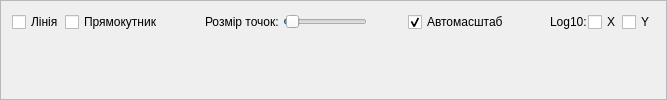
     <widget class="QFrame" name="frame">
      <property name="frameShape">
       <enum>QFrame::StyledPanel</enum>
      </property>
      <property name="frameShadow">
       <enum>QFrame::Raised</enum>
      </property>
      <layout class="QVBoxLayout" name="verticalLayout_4">
       <item>
        <layout class="QHBoxLayout" name="horizontalLayout_21">
         <property name="spacing">
          <number>1</number>
         </property>
         <property name="sizeConstraint">
          <enum>QLayout::SetMinimumSize</enum>
         </property>
         <item>
          <widget class="QCheckBox" name="mplactionCut_by_line">
           <property name="text">
            <string>Лінія</string>
           </property>
           <property name="checkable">
            <bool>true</bool>
           </property>
          </widget>
         </item>
         <item>
          <widget class="QCheckBox" name="mplactionCut_by_rect">
           <property name="text">
            <string>Прямокутник</string>
           </property>
           <property name="checkable">
            <bool>true</bool>
           </property>
          </widget>
         </item>
         <item>
          <spacer name="horizontalSpacer">
           <property name="orientation">
            <enum>Qt::Horizontal</enum>
           </property>
           <property name="sizeHint" stdset="0">
            <size>
             <width>40</width>
             <height>20</height>
            </size>
           </property>
          </spacer>
         </item>
         <item>
          <widget class="QLabel" name="label_13">
           <property name="text">
            <string>Розмір точок: </string>
           </property>
          </widget>
         </item>
         <item>
          <widget class="QSlider" name="mplhorizontalSlider">
           <property name="value">
            <number>3</number>
           </property>
           <property name="orientation">
            <enum>Qt::Horizontal</enum>
           </property>
          </widget>
         </item>
         <item>
          <spacer name="horizontalSpacer_2">
           <property name="orientation">
            <enum>Qt::Horizontal</enum>
           </property>
           <property name="sizeHint" stdset="0">
            <size>
             <width>40</width>
             <height>20</height>
            </size>
           </property>
          </spacer>
         </item>
         <item>
          <widget class="QCheckBox" name="autoScale">
           <property name="text">
            <string>Автомасштаб</string>
           </property>
           <property name="checked">
            <bool>true</bool>
           </property>
          </widget>
         </item>
         <item>
          <spacer name="horizontalSpacer_3">
           <property name="orientation">
            <enum>Qt::Horizontal</enum>
           </property>
           <property name="sizeHint" stdset="0">
            <size>
             <width>40</width>
             <height>20</height>
            </size>
           </property>
          </spacer>
         </item>
         <item>
          <widget class="QLabel" name="label_15">
           <property name="text">
            <string>Log10:</string>
           </property>
          </widget>
         </item>
         <item>
          <widget class="QCheckBox" name="xLogScale">
           <property name="text">
            <string>X</string>
           </property>
          </widget>
         </item>
         <item>
          <widget class="QCheckBox" name="yLogScale">
           <property name="text">
            <string>Y</string>
           </property>
          </widget>
         </item>
        </layout>
       </item>
       <item>
        <widget class="MplWidget" name="mpl" native="true">
         <property name="sizePolicy">
          <sizepolicy hsizetype="Minimum" vsizetype="MinimumExpanding">
           <horstretch>0</horstretch>
           <verstretch>0</verstretch>
          </sizepolicy>
         </property>
        </widget>
       </item>
      </layout>
     </widget>
